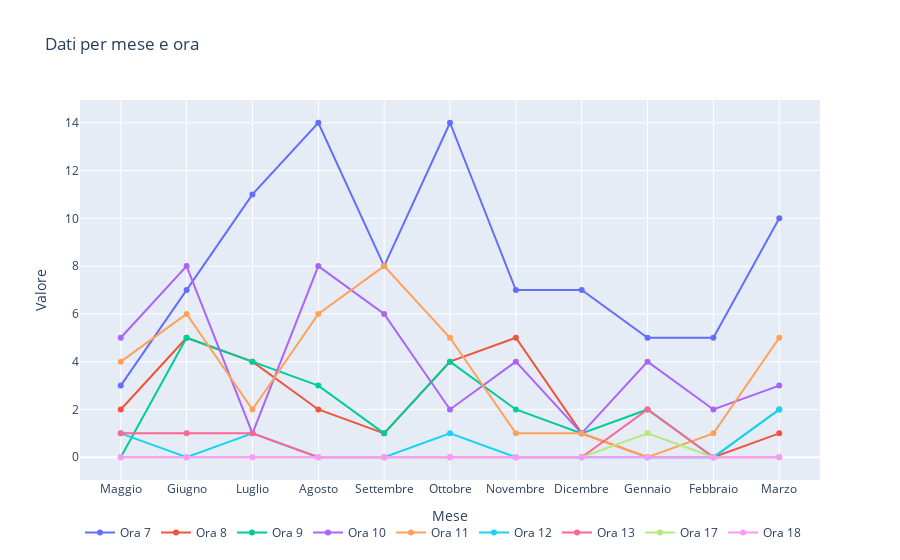

Notebook source saved alongside this figure:
### Code cell
import plotly.graph_objs as go

# Dizionario dei dati
data = dizionaro_orari

# Preparazione dei dati per il grafico
months = ['Maggio', 'Giugno', 'Luglio', 'Agosto', 'Settembre', 'Ottobre',
          'Novembre', 'Dicembre', 'Gennaio', 'Febbraio', 'Marzo']
hours = list(set(df['Ora'].to_list()))

# Creazione dei dati del grafico
traces = []
for hour in hours:
    values = [data.get((month, hour), 0) for month in months]
    trace = go.Scatter(x=months, y=values, mode='lines+markers', name=f'Ora {hour}')
    traces.append(trace)

# Creazione del layout del grafico
layout = go.Layout(title='Dati per mese e ora', xaxis=dict(title='Mese'), 
                   yaxis=dict(title='Valore'), legend=dict(orientation='h'))

# Creazione della figura del grafico
fig = go.Figure(data=traces, layout=layout)

# Visualizzazione del grafico
fig.show()

### Figure 1 — Plotly figure (JSON) as saved in the notebook; plotly's stock layout.template omitted (floating-point values rounded to 4 significant figures)
{"data": [{"mode": "lines+markers", "name": "Ora 7", "type": "scatter", "x": ["Maggio", "Giugno", "Luglio", "Agosto", "Settembre", "Ottobre", "Novembre", "Dicembre", "Gennaio", "Febbraio", "Marzo"], "y": [3, 7, 11, 14, 8, 14, 7, 7, 5, 5, 10]}, {"mode": "lines+markers", "name": "Ora 8", "type": "scatter", "x": ["Maggio", "Giugno", "Luglio", "Agosto", "Settembre", "Ottobre", "Novembre", "Dicembre", "Gennaio", "Febbraio", "Marzo"], "y": [2, 5, 4, 2, 1, 4, 5, 1, 0, 0, 1]}, {"mode": "lines+markers", "name": "Ora 9", "type": "scatter", "x": ["Maggio", "Giugno", "Luglio", "Agosto", "Settembre", "Ottobre", "Novembre", "Dicembre", "Gennaio", "Febbraio", "Marzo"], "y": [0, 5, 4, 3, 1, 4, 2, 1, 2, 0, 2]}, {"mode": "lines+markers", "name": "Ora 10", "type": "scatter", "x": ["Maggio", "Giugno", "Luglio", "Agosto", "Settembre", "Ottobre", "Novembre", "Dicembre", "Gennaio", "Febbraio", "Marzo"], "y": [5, 8, 1, 8, 6, 2, 4, 1, 4, 2, 3]}, {"mode": "lines+markers", "name": "Ora 11", "type": "scatter", "x": ["Maggio", "Giugno", "Luglio", "Agosto", "Settembre", "Ottobre", "Novembre", "Dicembre", "Gennaio", "Febbraio", "Marzo"], "y": [4, 6, 2, 6, 8, 5, 1, 1, 0, 1, 5]}, {"mode": "lines+markers", "name": "Ora 12", "type": "scatter", "x": ["Maggio", "Giugno", "Luglio", "Agosto", "Settembre", "Ottobre", "Novembre", "Dicembre", "Gennaio", "Febbraio", "Marzo"], "y": [1, 0, 1, 0, 0, 1, 0, 0, 0, 0, 2]}, {"mode": "lines+markers", "name": "Ora 13", "type": "scatter", "x": ["Maggio", "Giugno", "Luglio", "Agosto", "Settembre", "Ottobre", "Novembre", "Dicembre", "Gennaio", "Febbraio", "Marzo"], "y": [1, 1, 1, 0, 0, 0, 0, 0, 2, 0, 0]}, {"mode": "lines+markers", "name": "Ora 17", "type": "scatter", "x": ["Maggio", "Giugno", "Luglio", "Agosto", "Settembre", "Ottobre", "Novembre", "Dicembre", "Gennaio", "Febbraio", "Marzo"], "y": [0, 0, 0, 0, 0, 0, 0, 0, 1, 0, 0]}, {"mode": "lines+markers", "name": "Ora 18", "type": "scatter", "x": ["Maggio", "Giugno", "Luglio", "Agosto", "Settembre", "Ottobre", "Novembre", "Dicembre", "Gennaio", "Febbraio", "Marzo"], "y": [0, 0, 0, 0, 0, 0, 0, 0, 0, 0, 0]}], "layout": {"legend": {"orientation": "h"}, "title": {"text": "Dati per mese e ora"}, "xaxis": {"title": {"text": "Mese"}}, "yaxis": {"title": {"text": "Valore"}}}}
